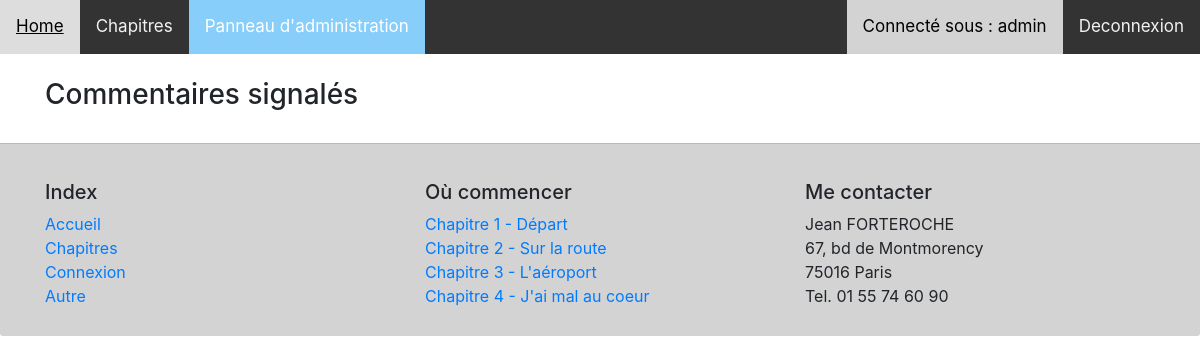
The app's page /index.php?action=listReportedComments (signed in), older data.
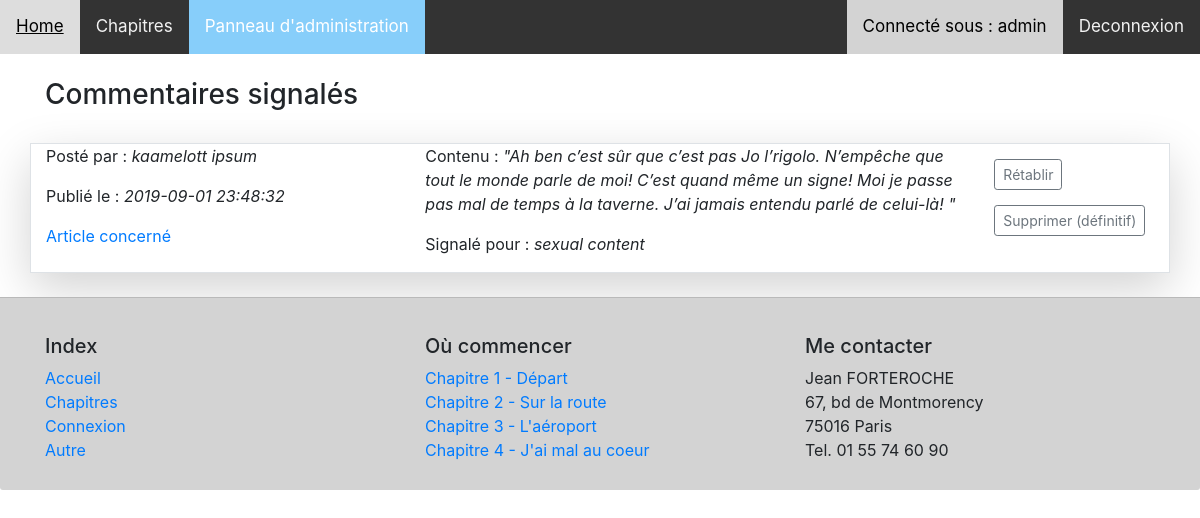
The same page, newer data.
### tables this page shows
CREATE TABLE IF NOT EXISTS `comment` (
  `id` int(11) NOT NULL AUTO_INCREMENT,
  `idArticle` int(11) NOT NULL,
  `alias` varchar(255) NOT NULL,
  `date` datetime NOT NULL DEFAULT CURRENT_TIMESTAMP,
  `content` text NOT NULL,
  `reported` tinyint(1) NOT NULL DEFAULT '0',
  `reportReason` varchar(255) DEFAULT NULL,
  PRIMARY KEY (`id`),
  KEY `idArticle` (`idArticle`) USING BTREE
);

### Framework/View.php (called while the page is built, shortened)
<?php
class View
{
    public static function render(string $path, array $parameters = []): string
    {
        extract($parameters);
        require "View/" . $path . "View.php";
        return ob_get_clean();
    }
}

### Controller/CommentController.php (called while the page is built, shortened)
<?php
class CommentController extends Controller
{
    public function showReported()
    {
        $commentManager = new CommentManager();
        $comments = $commentManager->getReportedComments();
        $this->render("listReportedComments", [
            'comments' => $comments
        ]);
    }
}

### Model/CommentManager.php (called while the page is built, shortened)
<?php
class CommentManager extends Manager
{
    public function getReportedComments()
    {
        $db = $this->dbConnect();
        $req = $db->prepare('SELECT alias, content, date, id, idArticle, reportReason FROM comment WHERE reported=1 ORDER BY date DESC');
        $req->execute();
        return $req;
    }
}

### View/listReportedCommentsView.php (the view, shortened to what this page needs)
<div class="container">
    <br/>
    <h3>Commentaires signalés</h3>
<?php
foreach ($comments as $data) :?>
    <br/>
    <div class="row border shadow-lg ">
        <div class="col-sm-4 col-md-4 " >
            <p>Posté par : <em><?= htmlspecialchars($data['alias']) ?></em></p>
            <p>Publié le : <em><?= htmlspecialchars($data['date']) ?></em></p>
            <a href="index.php?action=soloArticle&amp;id=<?= htmlspecialchars($data['idArticle']) ?>">Article
                concerné</a>
        </div>
        <div class="col-sm-6 col-md-6" >
            <p>Contenu : <em>"<?= htmlspecialchars($data['content']) ?>"</em></p>
            <p>Signalé pour : <em><?= htmlspecialchars($data['reportReason']) ?></em></p>
        </div>
        <div class="col-sm-1 col-md-1" >
            <form style="margin-top: 15px;" action="index.php?action=unReportComment&amp;id=<?= $data['id'] ?>" method="post">
                <input class="btn btn-sm btn-outline-secondary" type="submit" value="Rétablir">
            </form>
            <form style="margin-top: 15px;" action="index.php?action=deleteComment&amp;id=<?= $data['id'] ?>" method="post">
                <input class="btn btn-sm btn-outline-secondary" type="submit" value="Supprimer (définitif)">
            </form>
            <br/>
        </div>
    </div>
<?php endforeach; ?>
</div>
<?php
    require('View/header.php');

Row changes from the older to the newer data that the page shows:
added comment: alias "kaamelott ipsum", date "2019-09-01 23:48:32", content "Ah ben c’est sûr que c’est pas Jo l’rigolo. N’empêche que tout le monde parle de moi! C’est quand même un signe! Moi je passe pas mal de temps à la taverne. J’ai jamais entendu parlé de celui-là!", reportReason "sexual content"
